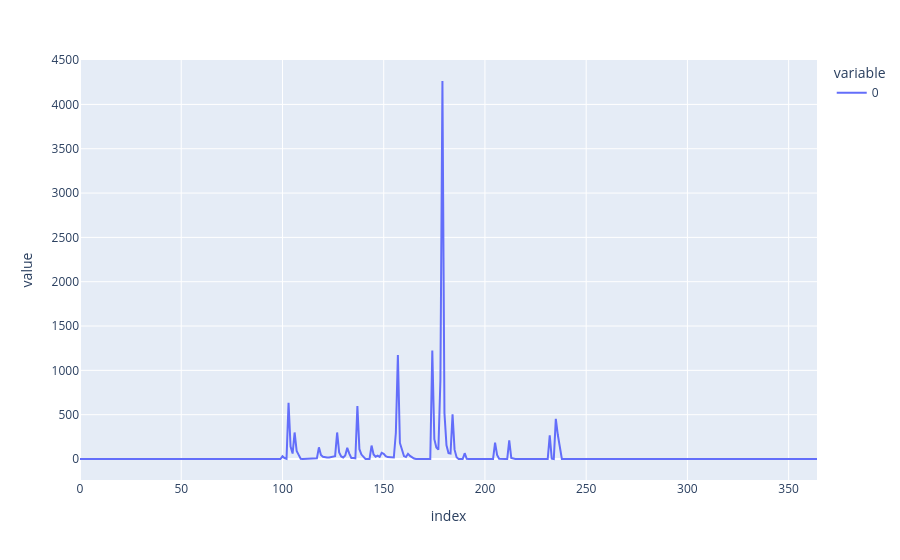

The code cell stored with this chart in its notebook:
### Code cell
#plot the baseline outlet flow
from typing import Any


px.line(flow_barrier.overland_flow.isel( x=utils.OUTLET_X, y=utils.OUTLET_Y, time=slice(8760*10, 8760*11,24)))
# px.line(baseline.outlet_flow)

### Figure 1 — Plotly figure (JSON) as saved in the notebook; plotly's stock layout.template omitted (floating-point values rounded to 4 significant figures; data arrays with more than 128 entries replaced by an {"elided": "..."} marker saying what was removed)
{"data": [{"hovertemplate": "variable=0<br>index=%{x}<br>value=%{y}<extra></extra>", "legendgroup": "0", "line": {"color": "#636efa", "dash": "solid"}, "marker": {"symbol": "circle"}, "mode": "lines", "name": "0", "orientation": "v", "showlegend": true, "type": "scatter", "x": {"elided": "365 int values"}, "xaxis": "x", "y": {"elided": "365 float values"}, "yaxis": "y"}], "layout": {"legend": {"title": {"text": "variable"}, "tracegroupgap": 0}, "margin": {"t": 60}, "xaxis": {"anchor": "y", "domain": [0, 1], "title": {"text": "index"}}, "yaxis": {"anchor": "x", "domain": [0, 1], "title": {"text": "value"}}}}
